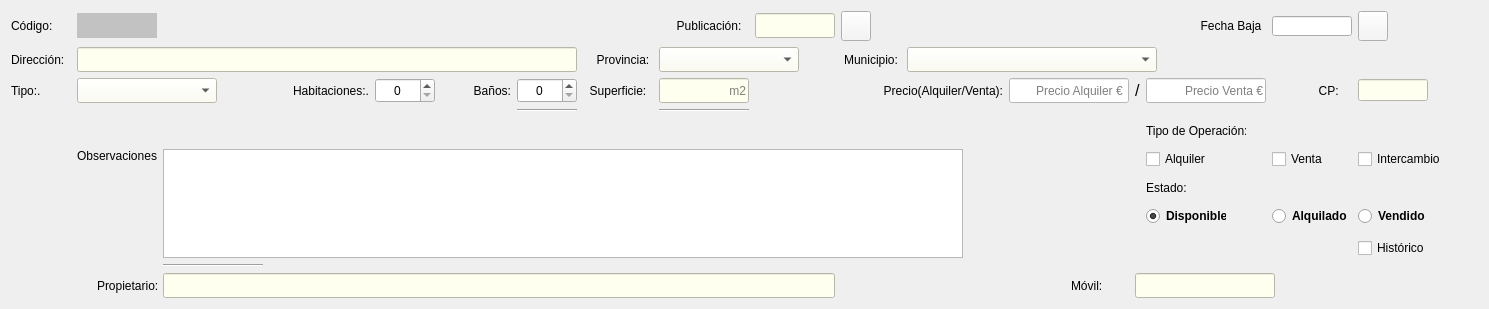
       <widget class="QWidget" name="layoutWidget">
        <property name="geometry">
         <rect>
          <x>30</x>
          <y>20</y>
          <width>1489</width>
          <height>301</height>
         </rect>
        </property>
        <layout class="QGridLayout" name="gridLayout_4">
         <item row="0" column="10">
          <widget class="QPushButton" name="btnAltaprop">
           <property name="minimumSize">
            <size>
             <width>30</width>
             <height>30</height>
            </size>
           </property>
           <property name="maximumSize">
            <size>
             <width>30</width>
             <height>30</height>
            </size>
           </property>
           <property name="styleSheet">
            <string notr="true">background-color: rgb(245, 245, 245);</string>
           </property>
           <property name="text">
            <string/>
           </property>
           <property name="icon">
            <iconset>
             <normaloff>../img/calendar.ico</normaloff>../img/calendar.ico</iconset>
           </property>
           <property name="iconSize">
            <size>
             <width>30</width>
             <height>30</height>
            </size>
           </property>
          </widget>
         </item>
         <item row="3" column="8">
          <widget class="QLineEdit" name="txtSuperprop">
           <property name="minimumSize">
            <size>
             <width>90</width>
             <height>25</height>
            </size>
           </property>
           <property name="maximumSize">
            <size>
             <width>25</width>
             <height>16777215</height>
            </size>
           </property>
           <property name="styleSheet">
            <string notr="true">background-color: rgb(255, 255, 239);</string>
           </property>
           <property name="alignment">
            <set>Qt::AlignRight|Qt::AlignTrailing|Qt::AlignVCenter</set>
           </property>
           <property name="placeholderText">
            <string>m2</string>
           </property>
          </widget>
         </item>
         <item row="5" column="8">
          <spacer name="verticalSpacer_2">
           <property name="orientation">
            <enum>Qt::Vertical</enum>
           </property>
           <property name="sizeType">
            <enum>QSizePolicy::Fixed</enum>
           </property>
           <property name="sizeHint" stdset="0">
            <size>
             <width>20</width>
             <height>20</height>
            </size>
           </property>
          </spacer>
         </item>
         <item row="1" column="0">
          <widget class="QLabel" name="lblApelcli_2">
           <property name="minimumSize">
            <size>
             <width>50</width>
             <height>0</height>
            </size>
           </property>
           <property name="maximumSize">
            <size>
             <width>60</width>
             <height>16777215</height>
            </size>
           </property>
           <property name="layoutDirection">
            <enum>Qt::LeftToRight</enum>
           </property>
           <property name="text">
            <string>Dirección:  </string>
           </property>
          </widget>
         </item>
         <item row="12" column="2" colspan="8">
          <widget class="QLineEdit" name="txtNomeprop">
           <property name="minimumSize">
            <size>
             <width>600</width>
             <height>25</height>
            </size>
           </property>
           <property name="maximumSize">
            <size>
             <width>800</width>
             <height>25</height>
            </size>
           </property>
           <property name="styleSheet">
            <string notr="true">background-color: rgb(255, 255, 239);</string>
           </property>
           <property name="text">
            <string/>
           </property>
          </widget>
         </item>
         <item row="12" column="10" colspan="3" alignment="Qt::AlignRight">
          <widget class="QLabel" name="lblMovilcli_2">
           <property name="minimumSize">
            <size>
             <width>50</width>
             <height>25</height>
            </size>
           </property>
           <property name="maximumSize">
            <size>
             <width>60</width>
             <height>25</height>
            </size>
           </property>
           <property name="styleSheet">
            <string notr="true">color: whitesmoke;
color: rgb(0, 0, 0);</string>
           </property>
           <property name="frameShape">
            <enum>QFrame::NoFrame</enum>
           </property>
           <property name="text">
            <string>Móvil:        </string>
           </property>
          </widget>
         </item>
         <item row="12" column="13" colspan="4">
          <widget class="QLineEdit" name="txtMovilprop">
           <property name="minimumSize">
            <size>
             <width>140</width>
             <height>25</height>
            </size>
           </property>
           <property name="maximumSize">
            <size>
             <width>140</width>
             <height>25</height>
            </size>
           </property>
           <property name="styleSheet">
            <string notr="true">background-color: rgb(255, 255, 239);</string>
           </property>
           <property name="text">
            <string/>
           </property>
           <property name="alignment">
            <set>Qt::AlignCenter</set>
           </property>
          </widget>
         </item>
         <item row="6" column="2" rowspan="5" colspan="11" alignment="Qt::AlignTop">
          <widget class="QTextEdit" name="txtObservaprop">
           <property name="minimumSize">
            <size>
             <width>700</width>
             <height>100</height>
            </size>
           </property>
           <property name="maximumSize">
            <size>
             <width>800</width>
             <height>120</height>
            </size>
           </property>
          </widget>
         </item>
         <item row="3" column="6">
          <widget class="QSpinBox" name="spnBanprop">
           <property name="minimumSize">
            <size>
             <width>60</width>
             <height>25</height>
            </size>
           </property>
           <property name="maximumSize">
            <size>
             <width>60</width>
             <height>16777215</height>
            </size>
           </property>
           <property name="alignment">
            <set>Qt::AlignCenter</set>
           </property>
          </widget>
         </item>
         <item row="1" column="10">
          <widget class="QLabel" name="lblMunicli_2">
           <property name="sizePolicy">
            <sizepolicy hsizetype="Fixed" vsizetype="Preferred">
             <horstretch>0</horstretch>
             <verstretch>0</verstretch>
            </sizepolicy>
           </property>
           <property name="minimumSize">
            <size>
             <width>60</width>
             <height>0</height>
            </size>
           </property>
           <property name="maximumSize">
            <size>
             <width>80</width>
             <height>16777215</height>
            </size>
           </property>
           <property name="text">
            <string>Municipio:</string>
           </property>
           <property name="alignment">
            <set>Qt::AlignCenter</set>
           </property>
          </widget>
         </item>
         <item row="6" column="16">
          <widget class="QCheckBox" name="chkInterprop">
           <property name="minimumSize">
            <size>
             <width>120</width>
             <height>0</height>
            </size>
           </property>
           <property name="maximumSize">
            <size>
             <width>90</width>
             <height>16777215</height>
            </size>
           </property>
           <property name="text">
            <string>Intercambio</string>
           </property>
          </widget>
         </item>
         <item row="6" column="0" rowspan="2" colspan="2" alignment="Qt::AlignRight|Qt::AlignTop">
          <widget class="QLabel" name="label">
           <property name="minimumSize">
            <size>
             <width>80</width>
             <height>25</height>
            </size>
           </property>
           <property name="maximumSize">
            <size>
             <width>80</width>
             <height>25</height>
            </size>
           </property>
           <property name="text">
            <string>Observaciones:</string>
           </property>
           <property name="alignment">
            <set>Qt::AlignLeading|Qt::AlignLeft|Qt::AlignTop</set>
           </property>
          </widget>
         </item>
         <item row="3" column="1" colspan="2">
          <widget class="QComboBox" name="cmbTipoprop">
           <property name="minimumSize">
            <size>
             <width>140</width>
             <height>25</height>
            </size>
           </property>
           <property name="maximumSize">
            <size>
             <width>140</width>
             <height>25</height>
            </size>
           </property>
           <property name="styleSheet">
            <string notr="true">background-color: rgb(255, 255, 239);</string>
           </property>
          </widget>
         </item>
         <item row="8" column="15">
          <widget class="QRadioButton" name="rbtAlquiprop">
           <property name="minimumSize">
            <size>
             <width>80</width>
             <height>0</height>
            </size>
           </property>
           <property name="maximumSize">
            <size>
             <width>80</width>
             <height>16777215</height>
            </size>
           </property>
           <property name="font">
            <font>
             <weight>75</weight>
             <bold>true</bold>
            </font>
           </property>
           <property name="text">
            <string>Alquilado</string>
           </property>
           <attribute name="buttonGroup">
            <string notr="true">buttonGroup</string>
           </attribute>
          </widget>
         </item>
         <item row="6" column="14">
          <widget class="QCheckBox" name="chkAlquiprop">
           <property name="minimumSize">
            <size>
             <width>80</width>
             <height>0</height>
            </size>
           </property>
           <property name="maximumSize">
            <size>
             <width>80</width>
             <height>16777215</height>
            </size>
           </property>
           <property name="text">
            <string>Alquiler</string>
           </property>
          </widget>
         </item>
         <item row="0" column="14" alignment="Qt::AlignRight">
          <widget class="QLabel" name="lblBajacli_2">
           <property name="minimumSize">
            <size>
             <width>70</width>
             <height>25</height>
            </size>
           </property>
           <property name="maximumSize">
            <size>
             <width>70</width>
             <height>25</height>
            </size>
           </property>
           <property name="text">
            <string>Fecha Baja</string>
           </property>
           <property name="alignment">
            <set>Qt::AlignCenter</set>
           </property>
          </widget>
         </item>
         <item row="3" column="9" colspan="3" alignment="Qt::AlignRight">
          <widget class="QLabel" name="lblNomcli_6">
           <property name="minimumSize">
            <size>
             <width>120</width>
             <height>25</height>
            </size>
           </property>
           <property name="maximumSize">
            <size>
             <width>120</width>
             <height>25</height>
            </size>
           </property>
           <property name="text">
            <string>Precio(Alquiler/Venta):</string>
           </property>
           <property name="alignment">
            <set>Qt::AlignRight|Qt::AlignTrailing|Qt::AlignVCenter</set>
           </property>
          </widget>
         </item>
         <item row="1" column="1" colspan="6">
          <widget class="QLineEdit" name="txtDirprop">
           <property name="minimumSize">
            <size>
             <width>500</width>
             <height>25</height>
            </size>
           </property>
           <property name="maximumSize">
            <size>
             <width>550</width>
             <height>25</height>
            </size>
           </property>
           <property name="styleSheet">
            <string notr="true">background-color: rgb(255, 255, 239);</string>
           </property>
          </widget>
         </item>
         <item row="0" column="16">
          <widget class="QPushButton" name="btnBajaprop">
           <property name="minimumSize">
            <size>
             <width>30</width>
             <height>30</height>
            </size>
           </property>
           <property name="maximumSize">
            <size>
             <width>30</width>
             <height>30</height>
            </size>
           </property>
           <property name="styleSheet">
            <string notr="true">background-color: rgb(245, 245, 245);</string>
           </property>
           <property name="text">
            <string/>
           </property>
           <property name="icon">
            <iconset>
             <normaloff>../img/calendar.ico</normaloff>../img/calendar.ico</iconset>
           </property>
           <property name="iconSize">
            <size>
             <width>29</width>
             <height>29</height>
            </size>
           </property>
          </widget>
         </item>
         <item row="1" column="8" colspan="2" alignment="Qt::AlignLeft">
          <widget class="QComboBox" name="cmbProvprop">
           <property name="minimumSize">
            <size>
             <width>140</width>
             <height>25</height>
            </size>
           </property>
           <property name="maximumSize">
            <size>
             <width>140</width>
             <height>25</height>
            </size>
           </property>
           <property name="styleSheet">
            <string notr="true">background-color: rgb(255, 255, 239);</string>
           </property>
          </widget>
         </item>
         <item row="0" column="8" alignment="Qt::AlignRight">
          <widget class="QLabel" name="lblAltacli_2">
           <property name="minimumSize">
            <size>
             <width>80</width>
             <height>25</height>
            </size>
           </property>
           <property name="maximumSize">
            <size>
             <width>80</width>
             <height>25</height>
            </size>
           </property>
           <property name="text">
            <string>Publicación:</string>
           </property>
           <property name="alignment">
            <set>Qt::AlignCenter</set>
           </property>
          </widget>
         </item>
         <item row="3" column="0">
          <widget class="QLabel" name="lblNomcli_2">
           <property name="minimumSize">
            <size>
             <width>50</width>
             <height>25</height>
            </size>
           </property>
           <property name="maximumSize">
            <size>
             <width>60</width>
             <height>25</height>
            </size>
           </property>
           <property name="text">
            <string>Tipo:.</string>
           </property>
          </widget>
         </item>
         <item row="11" column="2">
          <widget class="Line" name="line_8">
           <property name="orientation">
            <enum>Qt::Horizontal</enum>
           </property>
          </widget>
         </item>
         <item row="1" column="11" colspan="6">
          <widget class="QComboBox" name="cmbMuniprop">
           <property name="minimumSize">
            <size>
             <width>180</width>
             <height>25</height>
            </size>
           </property>
           <property name="maximumSize">
            <size>
             <width>250</width>
             <height>25</height>
            </size>
           </property>
           <property name="styleSheet">
            <string notr="true">background-color: rgb(255, 255, 239);</string>
           </property>
          </widget>
         </item>
         <item row="5" column="14">
          <widget class="QLabel" name="label_2">
           <property name="minimumSize">
            <size>
             <width>100</width>
             <height>25</height>
            </size>
           </property>
           <property name="maximumSize">
            <size>
             <width>100</width>
             <height>25</height>
            </size>
           </property>
           <property name="text">
            <string>Tipo de Operación:</string>
           </property>
           <property name="alignment">
            <set>Qt::AlignLeading|Qt::AlignLeft|Qt::AlignVCenter</set>
           </property>
          </widget>
         </item>
         <item row="0" column="0">
          <widget class="QLabel" name="lblDnicli_2">
           <property name="minimumSize">
            <size>
             <width>50</width>
             <height>25</height>
            </size>
           </property>
           <property name="maximumSize">
            <size>
             <width>16777215</width>
             <height>25</height>
            </size>
           </property>
           <property name="layoutDirection">
            <enum>Qt::LeftToRight</enum>
           </property>
           <property name="text">
            <string>Código:</string>
           </property>
          </widget>
         </item>
         <item row="0" column="9">
          <widget class="QLineEdit" name="txtAltaprop">
           <property name="minimumSize">
            <size>
             <width>80</width>
             <height>25</height>
            </size>
           </property>
           <property name="maximumSize">
            <size>
             <width>80</width>
             <height>25</height>
            </size>
           </property>
           <property name="styleSheet">
            <string notr="true">background-color: rgb(255, 255, 239);</string>
           </property>
           <property name="alignment">
            <set>Qt::AlignCenter</set>
           </property>
          </widget>
         </item>
         <item row="7" column="14">
          <widget class="QLabel" name="label_3">
           <property name="minimumSize">
            <size>
             <width>90</width>
             <height>25</height>
            </size>
           </property>
           <property name="maximumSize">
            <size>
             <width>90</width>
             <height>25</height>
            </size>
           </property>
           <property name="text">
            <string>Estado:</string>
           </property>
           <property name="alignment">
            <set>Qt::AlignLeading|Qt::AlignLeft|Qt::AlignVCenter</set>
           </property>
          </widget>
         </item>
         <item row="0" column="15">
          <widget class="QLineEdit" name="txtBajaprop">
           <property name="minimumSize">
            <size>
             <width>80</width>
             <height>20</height>
            </size>
           </property>
           <property name="maximumSize">
            <size>
             <width>80</width>
             <height>20</height>
            </size>
           </property>
           <property name="alignment">
            <set>Qt::AlignCenter</set>
           </property>
          </widget>
         </item>
         <item row="3" column="3" alignment="Qt::AlignRight">
          <widget class="QLabel" name="lblNomcli_3">
           <property name="minimumSize">
            <size>
             <width>90</width>
             <height>0</height>
            </size>
           </property>
           <property name="maximumSize">
            <size>
             <width>70</width>
             <height>16777215</height>
            </size>
           </property>
           <property name="text">
            <string>Habitaciones:.</string>
           </property>
           <property name="alignment">
            <set>Qt::AlignRight|Qt::AlignTrailing|Qt::AlignVCenter</set>
           </property>
          </widget>
         </item>
         <item row="3" column="5">
          <widget class="QLabel" name="lblNomcli_4">
           <property name="minimumSize">
            <size>
             <width>70</width>
             <height>25</height>
            </size>
           </property>
           <property name="maximumSize">
            <size>
             <width>25</width>
             <height>16777215</height>
            </size>
           </property>
           <property name="text">
            <string>Baños:</string>
           </property>
           <property name="alignment">
            <set>Qt::AlignRight|Qt::AlignTrailing|Qt::AlignVCenter</set>
           </property>
          </widget>
         </item>
         <item row="4" column="8">
          <widget class="Line" name="line_7">
           <property name="orientation">
            <enum>Qt::Horizontal</enum>
           </property>
          </widget>
         </item>
         <item row="3" column="4">
          <widget class="QSpinBox" name="spnHabprop">
           <property name="minimumSize">
            <size>
             <width>60</width>
             <height>25</height>
            </size>
           </property>
           <property name="maximumSize">
            <size>
             <width>60</width>
             <height>16777215</height>
            </size>
           </property>
           <property name="alignment">
            <set>Qt::AlignCenter</set>
           </property>
          </widget>
         </item>
         <item row="3" column="7">
          <widget class="QLabel" name="lblNomcli_5">
           <property name="minimumSize">
            <size>
             <width>70</width>
             <height>25</height>
            </size>
           </property>
           <property name="maximumSize">
            <size>
             <width>70</width>
             <height>25</height>
            </size>
           </property>
           <property name="text">
            <string>Superficie:</string>
           </property>
           <property name="alignment">
            <set>Qt::AlignCenter</set>
           </property>
          </widget>
         </item>
         <item row="12" column="0" colspan="2" alignment="Qt::AlignRight">
          <widget class="QLabel" name="lblDircli_2">
           <property name="sizePolicy">
            <sizepolicy hsizetype="Fixed" vsizetype="Preferred">
             <horstretch>0</horstretch>
             <verstretch>0</verstretch>
            </sizepolicy>
           </property>
           <property name="minimumSize">
            <size>
             <width>50</width>
             <height>25</height>
            </size>
           </property>
           <property name="maximumSize">
            <size>
             <width>60</width>
             <height>25</height>
            </size>
           </property>
           <property name="layoutDirection">
            <enum>Qt::LeftToRight</enum>
           </property>
           <property name="text">
            <string>Propietario:</string>
           </property>
          </widget>
         </item>
         <item row="3" column="13">
          <widget class="QLabel" name="label_4">
           <property name="minimumSize">
            <size>
             <width>5</width>
             <height>0</height>
            </size>
           </property>
           <property name="maximumSize">
            <size>
             <width>5</width>
             <height>16777215</height>
            </size>
           </property>
           <property name="font">
            <font>
             <pointsize>12</pointsize>
            </font>
           </property>
           <property name="text">
            <string>/</string>
           </property>
          </widget>
         </item>
         <item row="4" column="6">
          <widget class="Line" name="line_6">
           <property name="orientation">
            <enum>Qt::Horizontal</enum>
           </property>
          </widget>
         </item>
         <item row="1" column="7" alignment="Qt::AlignRight">
          <widget class="QLabel" name="lblProvcli_2">
           <property name="sizePolicy">
            <sizepolicy hsizetype="Fixed" vsizetype="Preferred">
             <horstretch>0</horstretch>
             <verstretch>0</verstretch>
            </sizepolicy>
           </property>
           <property name="minimumSize">
            <size>
             <width>60</width>
             <height>0</height>
            </size>
           </property>
           <property name="maximumSize">
            <size>
             <width>80</width>
             <height>16777215</height>
            </size>
           </property>
           <property name="text">
            <string>Provincia:</string>
           </property>
           <property name="alignment">
            <set>Qt::AlignCenter</set>
           </property>
          </widget>
         </item>
         <item row="0" column="1">
          <widget class="QLabel" name="lblCodprop">
           <property name="minimumSize">
            <size>
             <width>80</width>
             <height>25</height>
            </size>
           </property>
           <property name="maximumSize">
            <size>
             <width>60</width>
             <height>25</height>
            </size>
           </property>
           <property name="styleSheet">
            <string notr="true">background-color: rgb(194, 194, 194);</string>
           </property>
           <property name="text">
            <string/>
           </property>
          </widget>
         </item>
         <item row="3" column="12">
          <widget class="QLineEdit" name="txtPrecioalquilerprop">
           <property name="minimumSize">
            <size>
             <width>120</width>
             <height>25</height>
            </size>
           </property>
           <property name="maximumSize">
            <size>
             <width>120</width>
             <height>25</height>
            </size>
           </property>
           <property name="styleSheet">
            <string notr="true">background-color: rgb(255, 255, 255);</string>
           </property>
           <property name="alignment">
            <set>Qt::AlignRight|Qt::AlignTrailing|Qt::AlignVCenter</set>
           </property>
           <property name="placeholderText">
            <string>Precio Alquiler € </string>
           </property>
          </widget>
         </item>
         <item row="3" column="14">
          <widget class="QLineEdit" name="txtPrecioventaprop">
           <property name="minimumSize">
            <size>
             <width>120</width>
             <height>25</height>
            </size>
           </property>
           <property name="maximumSize">
            <size>
             <width>120</width>
             <height>25</height>
            </size>
           </property>
           <property name="styleSheet">
            <string notr="true">background-color: rgb(255, 255, 255);</string>
           </property>
           <property name="alignment">
            <set>Qt::AlignRight|Qt::AlignTrailing|Qt::AlignVCenter</set>
           </property>
           <property name="placeholderText">
            <string>Precio Venta €</string>
           </property>
          </widget>
         </item>
         <item row="6" column="15">
          <widget class="QCheckBox" name="chkVentaprop">
           <property name="minimumSize">
            <size>
             <width>70</width>
             <height>0</height>
            </size>
           </property>
           <property name="maximumSize">
            <size>
             <width>70</width>
             <height>16777215</height>
            </size>
           </property>
           <property name="text">
            <string>Venta</string>
           </property>
          </widget>
         </item>
         <item row="8" column="16">
          <widget class="QRadioButton" name="rbtVentaprop">
           <property name="minimumSize">
            <size>
             <width>80</width>
             <height>0</height>
            </size>
           </property>
           <property name="maximumSize">
            <size>
             <width>80</width>
             <height>16777215</height>
            </size>
           </property>
           <property name="font">
            <font>
             <weight>75</weight>
             <bold>true</bold>
            </font>
           </property>
           <property name="text">
            <string>Vendido</string>
           </property>
           <attribute name="buttonGroup">
            <string notr="true">buttonGroup</string>
           </attribute>
          </widget>
         </item>
         <item row="8" column="14">
          <widget class="QRadioButton" name="rbtDisponprop">
           <property name="minimumSize">
            <size>
             <width>80</width>
             <height>0</height>
            </size>
           </property>
           <property name="maximumSize">
            <size>
             <width>80</width>
             <height>16777215</height>
            </size>
           </property>
           <property name="font">
            <font>
             <weight>75</weight>
             <bold>true</bold>
            </font>
           </property>
           <property name="text">
            <string>Disponible</string>
           </property>
           <property name="checked">
            <bool>true</bool>
           </property>
           <attribute name="buttonGroup">
            <string notr="true">buttonGroup</string>
           </attribute>
          </widget>
         </item>
         <item row="10" column="16">
          <widget class="QCheckBox" name="chkHistoriacli_2">
           <property name="sizePolicy">
            <sizepolicy hsizetype="Fixed" vsizetype="Fixed">
             <horstretch>0</horstretch>
             <verstretch>0</verstretch>
            </sizepolicy>
           </property>
           <property name="minimumSize">
            <size>
             <width>110</width>
             <height>0</height>
            </size>
           </property>
           <property name="maximumSize">
            <size>
             <width>150</width>
             <height>16777215</height>
            </size>
           </property>
           <property name="text">
            <string>Histórico</string>
           </property>
          </widget>
         </item>
         <item row="2" column="7">
          <spacer name="verticalSpacer_3">
           <property name="orientation">
            <enum>Qt::Vertical</enum>
           </property>
           <property name="sizeHint" stdset="0">
            <size>
             <width>10</width>
             <height>30</height>
            </size>
           </property>
          </spacer>
         </item>
         <item row="3" column="15" alignment="Qt::AlignRight">
          <widget class="QLabel" name="lblMunicli_3">
           <property name="sizePolicy">
            <sizepolicy hsizetype="Fixed" vsizetype="Preferred">
             <horstretch>0</horstretch>
             <verstretch>0</verstretch>
            </sizepolicy>
           </property>
           <property name="minimumSize">
            <size>
             <width>80</width>
             <height>25</height>
            </size>
           </property>
           <property name="maximumSize">
            <size>
             <width>80</width>
             <height>25</height>
            </size>
           </property>
           <property name="text">
            <string>CP:    </string>
           </property>
           <property name="alignment">
            <set>Qt::AlignRight|Qt::AlignTrailing|Qt::AlignVCenter</set>
           </property>
          </widget>
         </item>
         <item row="3" column="16">
          <widget class="QLineEdit" name="txtCPprop">
           <property name="minimumSize">
            <size>
             <width>70</width>
             <height>0</height>
            </size>
           </property>
           <property name="maximumSize">
            <size>
             <width>70</width>
             <height>16777215</height>
            </size>
           </property>
           <property name="styleSheet">
            <string notr="true">background-color: rgb(255, 255, 239);</string>
           </property>
           <property name="alignment">
            <set>Qt::AlignRight|Qt::AlignTrailing|Qt::AlignVCenter</set>
           </property>
          </widget>
         </item>
         <item row="11" column="8">
          <spacer name="verticalSpacer_4">
           <property name="orientation">
            <enum>Qt::Vertical</enum>
           </property>
           <property name="sizeHint" stdset="0">
            <size>
             <width>20</width>
             <height>30</height>
            </size>
           </property>
          </spacer>
         </item>
        </layout>
       </widget>
